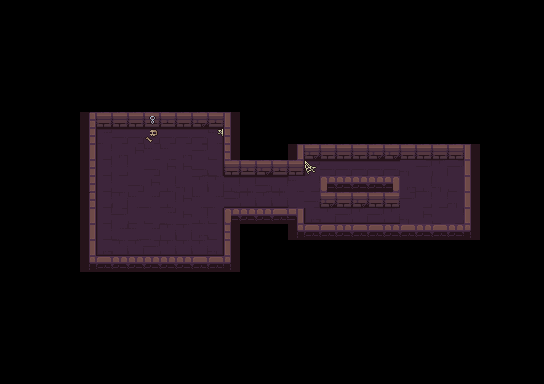

Below is a game level as drawn by its tile map, then a one-line description and the .tmx file that defines it, in full:
An orthogonal 34x24 tile map with 16x16 px tiles, 2 tile layers (world, decor), 3 tilesets and 24 objects (5x Torch, 3x Door, Key, Peak, Exit, ...).

<map version="1.10" tiledversion="1.11.2" orientation="orthogonal" renderorder="right-down" width="34" height="24" tilewidth="16" tileheight="16" infinite="0" nextlayerid="7" nextobjectid="43">
 <editorsettings>
  <export format="json" />
 </editorsettings>
 <tileset firstgid="1" name="dungeon_tileset" tilewidth="16" tileheight="16" tilecount="256" columns="16" objectalignment="topleft">
  <image source="../dungeon_atlas.png" width="256" height="256" />
 </tileset>
 <tileset firstgid="257" name="peaks" tilewidth="16" tileheight="16" tilecount="4" columns="0" objectalignment="topleft">
  <grid orientation="orthogonal" width="1" height="1" />
  <tile id="2" type="Peak">
   <image source="../peaks/peaks_3.png" width="16" height="16" />
   <animation>
    <frame tileid="2" duration="100" />
    <frame tileid="3" duration="100" />
    <frame tileid="1" duration="100" />
    <frame tileid="0" duration="100" />
   </animation>
  </tile>
  <tile id="3">
   <image source="../peaks/peaks_4.png" width="16" height="16" />
  </tile>
  <tile id="1">
   <image source="../peaks/peaks_2.png" width="16" height="16" />
  </tile>
  <tile id="0">
   <image source="../peaks/peaks_1.png" width="16" height="16" />
  </tile>
 </tileset>
 <tileset firstgid="261" name="robots" tilewidth="16" tileheight="16" tilecount="4" columns="2">
  <image source="../robots.png" width="32" height="32" />
 </tileset>
 <layer id="1" name="world" width="34" height="24">
  <data encoding="csv">
0,0,0,0,0,0,0,0,0,0,0,0,0,0,0,0,0,0,0,0,0,0,0,0,0,0,0,0,0,0,0,0,0,0,
0,0,0,0,0,0,0,0,0,0,0,0,0,0,0,0,0,0,0,0,0,0,0,0,0,0,0,0,0,0,0,0,0,0,
0,0,0,0,0,0,0,0,0,0,0,0,0,0,0,0,0,0,0,0,0,0,0,0,0,0,0,0,0,0,0,0,0,0,
0,0,0,0,0,0,0,0,0,0,0,0,0,0,0,0,0,0,0,0,0,0,0,0,0,0,0,0,0,0,0,0,0,0,
0,0,0,0,0,0,0,0,0,0,0,0,0,0,0,0,0,0,0,0,0,0,0,0,0,0,0,0,0,0,0,0,0,0,
0,0,0,0,0,0,0,0,0,0,0,0,0,0,0,0,0,0,0,0,0,0,0,0,0,0,0,0,0,0,0,0,0,0,
0,0,0,0,0,0,0,0,0,0,0,0,0,0,0,0,0,0,0,0,0,0,0,0,0,0,0,0,0,0,0,0,0,0,
0,0,0,0,0,1,5,2,5,3,3,2,4,3,22,0,0,0,0,0,0,0,0,0,0,0,0,0,0,0,0,0,0,0,
0,0,0,0,0,33,18,20,20,20,20,20,20,21,38,0,0,0,0,0,0,0,0,0,0,0,0,0,0,0,0,0,0,0,
0,0,0,0,0,17,34,39,24,10,10,39,40,37,38,0,0,0,49,4,5,5,5,4,4,2,2,2,5,22,0,0,0,0,
0,0,0,0,0,33,34,23,25,9,24,24,9,37,2,3,4,3,5,18,20,20,20,20,20,42,40,41,40,22,0,0,0,0,
0,0,0,0,0,33,34,25,9,24,8,42,41,41,19,19,20,19,10,23,85,68,68,67,86,39,8,42,26,22,0,0,0,0,
0,0,0,0,0,1,34,41,10,7,8,24,10,7,51,52,52,52,26,9,4,5,4,5,2,40,23,23,42,54,0,0,0,0,
0,0,0,0,0,49,34,40,26,26,7,24,8,37,85,67,67,69,84,50,52,51,52,51,52,42,24,26,23,54,0,0,0,0,
0,0,0,0,0,17,34,7,10,7,41,41,39,37,38,0,0,0,65,69,69,67,69,69,68,66,68,69,67,70,0,0,0,0,
0,0,0,0,0,17,50,52,52,51,52,52,52,53,22,0,0,0,0,0,0,0,0,0,0,0,0,0,0,0,0,0,0,0,
0,0,0,0,0,65,66,67,68,67,67,68,69,69,70,0,0,0,0,0,0,0,0,0,0,0,0,0,0,0,0,0,0,0,
0,0,0,0,0,0,0,0,0,0,0,0,0,0,0,0,0,0,0,0,0,0,0,0,0,0,0,0,0,0,0,0,0,0,
0,0,0,0,0,0,0,0,0,0,0,0,0,0,0,0,0,0,0,0,0,0,0,0,0,0,0,0,0,0,0,0,0,0,
0,0,0,0,0,0,0,0,0,0,0,0,0,0,0,0,0,0,0,0,0,0,0,0,0,0,0,0,0,0,0,0,0,0,
0,0,0,0,0,0,0,0,0,0,0,0,0,0,0,0,0,0,0,0,0,0,0,0,0,0,0,0,0,0,0,0,0,0,
0,0,0,0,0,0,0,0,0,0,0,0,0,0,0,0,0,0,0,0,0,0,0,0,0,0,0,0,0,0,0,0,0,0,
0,0,0,0,0,0,0,0,0,0,0,0,0,0,0,0,0,0,0,0,0,0,0,0,0,0,0,0,0,0,0,0,0,0,
0,0,0,0,0,0,0,0,0,0,0,0,0,0,0,0,0,0,0,0,0,0,0,0,0,0,0,0,0,0,0,0,0,0
</data>
 </layer>
 <objectgroup id="6" name="collision" visible="0">
  <object id="23" x="80" y="112" width="160" height="16" />
  <object id="24" x="80" y="128" width="16" height="128" />
  <object id="25" x="80" y="256" width="160" height="16" />
  <object id="26" x="224" y="208" width="16" height="48" />
  <object id="27" x="224" y="128" width="16" height="48" />
  <object id="28" x="240" y="160" width="64" height="16" />
  <object id="29" x="240" y="208" width="64" height="16" />
  <object id="30" x="288" y="224" width="192" height="16" />
  <object id="31" x="288" y="144" width="192" height="16" />
  <object id="32" x="464" y="160" width="16" height="64" />
  <object id="33" x="320" y="176" width="80" height="32" />
 </objectgroup>
 <layer id="5" name="decor" width="34" height="24">
  <data encoding="csv">
0,0,0,0,0,0,0,0,0,0,0,0,0,0,0,0,0,0,0,0,0,0,0,0,0,0,0,0,0,0,0,0,0,0,
0,0,0,0,0,0,0,0,0,0,0,0,0,0,0,0,0,0,0,0,0,0,0,0,0,0,0,0,0,0,0,0,0,0,
0,0,0,0,0,0,0,0,0,0,0,0,0,0,0,0,0,0,0,0,0,0,0,0,0,0,0,0,0,0,0,0,0,0,
0,0,0,0,0,0,0,0,0,0,0,0,0,0,0,0,0,0,0,0,0,0,0,0,0,0,0,0,0,0,0,0,0,0,
0,0,0,0,0,0,0,0,0,0,0,0,0,0,0,0,0,0,0,0,0,0,0,0,0,0,0,0,0,0,0,0,0,0,
0,0,0,0,0,0,0,0,0,0,0,0,0,0,0,0,0,0,0,0,0,0,0,0,0,0,0,0,0,0,0,0,0,0,
0,0,0,0,0,0,0,0,0,0,0,0,0,0,0,0,0,0,0,0,0,0,0,0,0,0,0,0,0,0,0,0,0,0,
0,0,0,0,0,0,0,0,0,118,0,0,0,0,0,0,0,0,0,0,0,0,0,0,0,0,0,0,0,0,0,0,0,0,
0,0,0,0,0,0,0,0,0,120,0,0,0,102,0,0,0,0,0,0,0,0,0,0,0,0,0,0,0,0,0,0,0,0,
0,0,0,0,0,0,0,0,0,0,0,0,0,0,0,0,0,0,0,0,0,0,0,0,0,0,0,0,0,0,0,0,0,0,
0,0,0,0,0,0,0,0,0,0,0,0,0,0,0,0,0,0,0,101,0,0,0,0,0,0,0,0,0,0,0,0,0,0,
0,0,0,0,0,0,0,0,0,0,0,0,0,0,0,0,0,0,0,0,0,0,0,0,0,0,0,0,0,0,0,0,0,0,
0,0,0,0,0,0,0,0,0,0,0,0,0,0,0,0,0,0,0,0,0,0,0,0,0,0,0,0,0,0,0,0,0,0,
0,0,0,0,0,0,0,0,0,0,0,0,0,0,0,0,0,0,0,0,0,0,0,0,0,0,0,0,0,0,0,0,0,0,
0,0,0,0,0,0,0,0,0,0,0,0,0,0,0,0,0,0,0,0,0,0,0,0,0,0,0,0,0,0,0,0,0,0,
0,0,0,0,0,0,0,0,0,0,0,0,0,0,0,0,0,0,0,0,0,0,0,0,0,0,0,0,0,0,0,0,0,0,
0,0,0,0,0,0,0,0,0,0,0,0,0,0,0,0,0,0,0,0,0,0,0,0,0,0,0,0,0,0,0,0,0,0,
0,0,0,0,0,0,0,0,0,0,0,0,0,0,0,0,0,0,0,0,0,0,0,0,0,0,0,0,0,0,0,0,0,0,
0,0,0,0,0,0,0,0,0,0,0,0,0,0,0,0,0,0,0,0,0,0,0,0,0,0,0,0,0,0,0,0,0,0,
0,0,0,0,0,0,0,0,0,0,0,0,0,0,0,0,0,0,0,0,0,0,0,0,0,0,0,0,0,0,0,0,0,0,
0,0,0,0,0,0,0,0,0,0,0,0,0,0,0,0,0,0,0,0,0,0,0,0,0,0,0,0,0,0,0,0,0,0,
0,0,0,0,0,0,0,0,0,0,0,0,0,0,0,0,0,0,0,0,0,0,0,0,0,0,0,0,0,0,0,0,0,0,
0,0,0,0,0,0,0,0,0,0,0,0,0,0,0,0,0,0,0,0,0,0,0,0,0,0,0,0,0,0,0,0,0,0,
0,0,0,0,0,0,0,0,0,0,0,0,0,0,0,0,0,0,0,0,0,0,0,0,0,0,0,0,0,0,0,0,0,0
</data>
 </layer>
 <objectgroup id="4" name="objects">
  <object id="1" type="Torch" gid="146" x="96" y="128" width="16" height="16" />
  <object id="2" type="Torch" gid="146" x="96" y="240" width="16" height="16" />
  <object id="3" type="Torch" gid="2147483794" x="208" y="160" width="16" height="16" />
  <object id="4" type="Torch" gid="2147483794" x="208" y="208" width="16" height="16" />
  <object id="6" type="Door" gid="72" x="224" y="176" width="16" height="16">
   <properties>
    <property name="door" type="int" value="1" />
   </properties>
  </object>
  <object id="7" type="Door" gid="88" x="224" y="192" width="16" height="16">
   <properties>
    <property name="door" type="int" value="1" />
   </properties>
  </object>
  <object id="10" type="Door" gid="103" x="224" y="160" width="16" height="16" visible="0">
   <properties>
    <property name="door" type="int" value="1" />
   </properties>
  </object>
  <object id="11" type="Key" gid="137" x="192" y="176" width="16" height="16">
   <properties>
    <property name="door" type="int" value="1" />
   </properties>
  </object>
  <object id="12" type="Peak" gid="259" x="384" y="160" width="16" height="16" />
  <object id="15" type="Exit" gid="58" x="432" y="176" width="16" height="16" />
  <object id="16" type="Torch" gid="2147483794" x="448" y="176" width="16" height="16" />
  <object id="17" name="Spawn" x="128" y="192">
   <point />
  </object>
  <object id="36" type="Player" gid="261" x="128" y="192" width="16" height="16" />
 </objectgroup>
</map>
